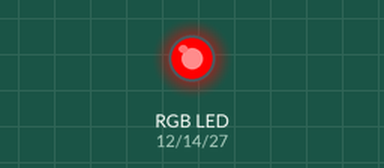
Simulated run of this sketch. Board: ESP32. On the bench: an RGB LED mixed from three pins (HIGH = lit).

Above: at 0.5 s.
At 1.5 s:
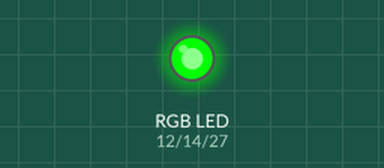
At 2.5 s:
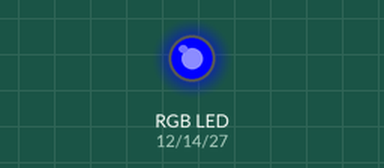
At 3.5 s:
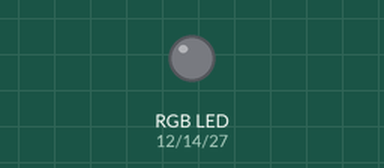
Timing chart, 0 to 5.2 s (numbered marks = the images above):
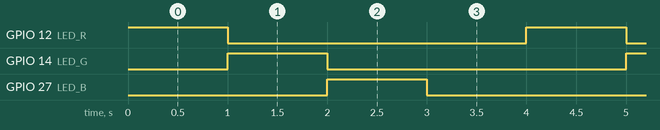

Measured:
- by itself, GPIO 12 (LED_R), GPIO 14 (LED_G), GPIO 27 (LED_B): alternates HIGH for 1.0 s and LOW for 3.0 s
- by itself, everything shown: repeats every 4.0 s, in 4 steps

The sketch:

RGB_Test.ino
```cpp
#define LED_R 12
#define LED_G 14
#define LED_B 27


void setup() {
  // Configuramos los pines de los LEDs RGB como salidas
  pinMode(LED_R, OUTPUT);
  pinMode(LED_G, OUTPUT);
  pinMode(LED_B, OUTPUT);
}

void loop() {
  // Encendemos el LED rojo
  digitalWrite(LED_R, HIGH);
  delay(1000);

  // Encendemos el LED verde y apagamos el LED rojo
  digitalWrite(LED_R, LOW);
  digitalWrite(LED_G, HIGH);
  delay(1000);

  // Encendemos el LED azul y apagamos el LED verde
  digitalWrite(LED_G, LOW);
  digitalWrite(LED_B, HIGH);
  delay(1000);

  // Apagamos todos los LEDs
  digitalWrite(LED_R, LOW);
  digitalWrite(LED_B, LOW);
  delay(1000);
}
```
